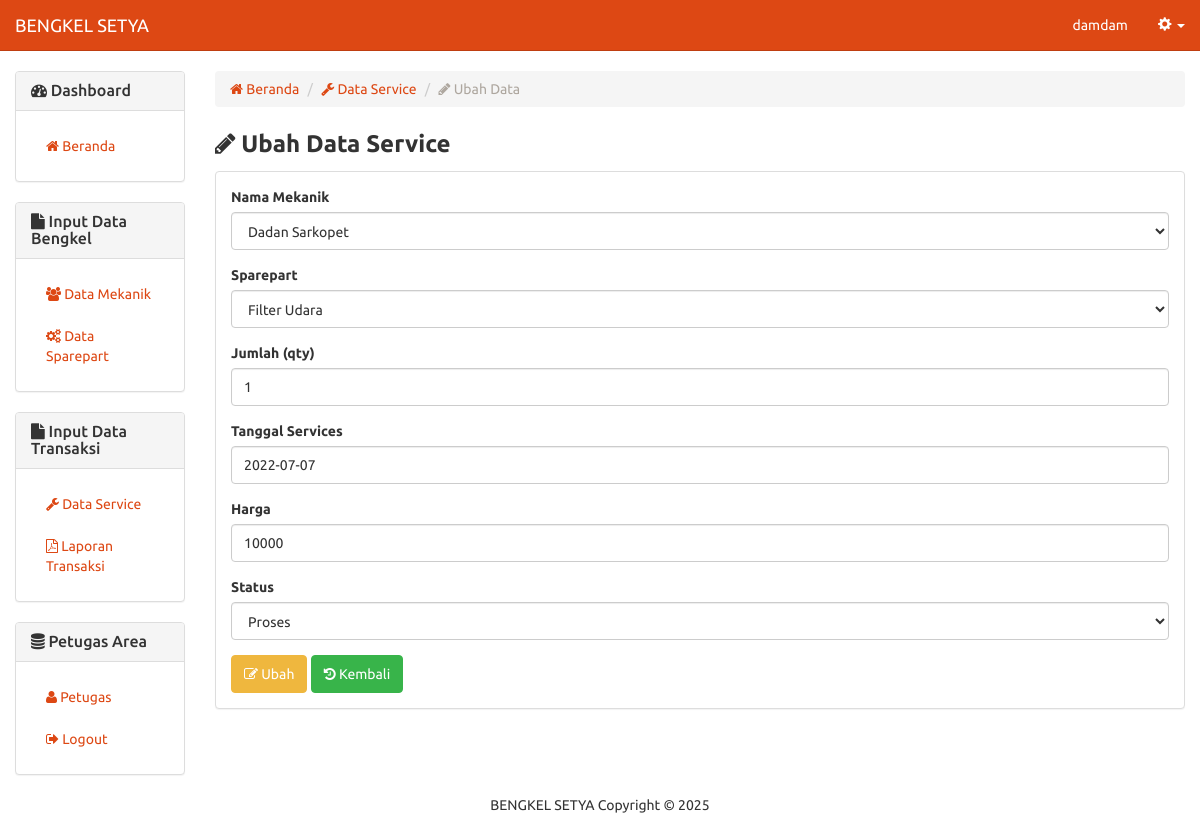
Page /bengkel/pembelian-ubah.php?id=7 (signed in) on the committed database.
### tables this page shows
CREATE TABLE `213_pembelian` (
  `id_pembelian` int(5) NOT NULL,
  `id_mekanik` int(5) DEFAULT NULL,
  `id_sparepart` int(5) DEFAULT NULL,
  `qty` int(5) DEFAULT NULL,
  `harga_jasa` varchar(10) DEFAULT NULL,
  `tgl_beli` date DEFAULT NULL,
  `status` varchar(15) NOT NULL
);

### bengkel/includes/pembelian.inc.php (called while the page is built, shortened)
<?php
class Pembelian{
  private $conn;
  private $table_name = "213_pembelian";
  public $id;
  public function __construct($db){
    $this->conn = $db;
  }
	function readOne(){
    $query = "SELECT * FROM ".$this->table_name." WHERE id_pembelian=? LIMIT 0,1";
    $stmt = $this->conn->prepare( $query );
    $stmt->bindParam(1, $this->id);
    $stmt->execute();
    $row = $stmt->fetch(PDO::FETCH_ASSOC);
    $this->qty = $row['qty'];
    $this->harga_jasa = $row['harga_jasa'];
    $this->tgl_beli = $row['tgl_beli'];
    $this->status = $row['status'];
  }
}
?>

### bengkel/pembelian-ubah.php (the view, shortened to what this page needs)
<?php
include_once 'header.php';
$id = isset($_GET['id']) ? $_GET['id'] : die('ERROR: missing ID.');
include_once 'includes/pembelian.inc.php';
$eks = new Pembelian($db);
$eks->id = $id;
$eks->readOne();
?>
		<div class="row">
		  <div class="col-xs-12 col-sm-12 col-md-2">
			<?php
			include_once 'sidebar.php';
			?>
		  </div>
		  <div class="col-xs-12 col-sm-12 col-md-10">
		  <ol class="breadcrumb">
			  <li><a href="home.php"><span class="fa fa-home"></span> Beranda</a></li>
			  <li><a href="pembelian.php"><span class="fa fa-wrench"></span> Data Service</a></li>
			  <li class="active"><span class="fa fa-pencil"></span> Ubah Data</li>
			</ol>
		  	<p style="margin-bottom:10px;">
		  		<strong style="font-size:18pt;"><span class="fa fa-pencil"></span> Ubah Data Service</strong>
		  	</p>
		  	<div class="panel panel-default">
		<div class="panel-body">
			    <form method="post">
				  <div class="form-group">
				    <label for="nama_mekanik">Nama Mekanik</label>
				    <select class="form-control" id="id_mekanik" name="id_mekanik">
					<?php
					$conn = mysqli_connect("localhost","root","","bengkel");
					$result = mysqli_query($conn,"SELECT * FROM 213_mekanik");
					while($row = mysqli_fetch_array($result)) {
					?>
					<option value="<?=$row["id_mekanik"];?>"><?=$row["nama_mekanik"];?></option>
					<?php
					}
					?>
					</select>
				  </div>
				  <div class="form-group">
				    <label for="id_sparepart">Sparepart</label>
				    <select class="form-control" id="id_sparepart" name="id_sparepart">
					<?php
					$conn = mysqli_connect("localhost","root","","bengkel");
					$result = mysqli_query($conn,"SELECT * FROM 213_sparepart where stock > 0 ");
					while($row = mysqli_fetch_array($result)) {
					?>
					<option value="<?=$row["id_sparepart"];?>"><?=$row["sparepart"];?></option>
					<?php
					}
					?>
					</select>
				  </div>
				  <div class="form-group">
				    <label for="qty">Jumlah (qty)</label>
				    <input type="number" class="form-control" id="qty" name="qty" value="<?php echo $eks->qty; ?>">
				  </div>
				  <div class="form-group">
				    <label for="tgl_beli">Tanggal Services</label>
				    <input type="text" class="form-control" id="tgl_beli" name="tgl_beli" value="<?php echo $eks->tgl_beli; ?>">
				  </div>
				  <div class="form-group">
				    <label for="harga_jasa">Harga</label>
				    <input type="text" class="form-control" id="harga_jasa" name="harga_jasa" value="<?php echo $eks->harga_jasa; ?>">
				  </div>
				  <div class="form-group">
				    <label for="status">Status</label>
				    <select type="text" class="form-control" id="status" name="status" value="<?php echo $eks->status; ?>">
				    	<option>Proses</option>
				    </select>
				  </div>
				  <button type="submit" class="btn btn-warning"><span class="fa fa-edit"></span> Ubah</button>
				  <button type="button" onclick="location.href='pembelian.php'" class="btn btn-success"><span class="fa fa-history"></span> Kembali</button>
				</form>
		  </div></div></div>
		  <div class="col-xs-12 col-sm-12 col-md-2">
		  </div>
		</div>
		<?php
include_once 'footer.php';
?>

### rows in the picture
213_pembelian: qty "1", tgl_beli "2022-07-07", harga_jasa "10000", status "Proses"

### other values in the picture
$_SESSION['nama_pengguna'] "damdam"
form field id_mekanik "Dadan Sarkopet"
form field id_sparepart "Filter Udara"
